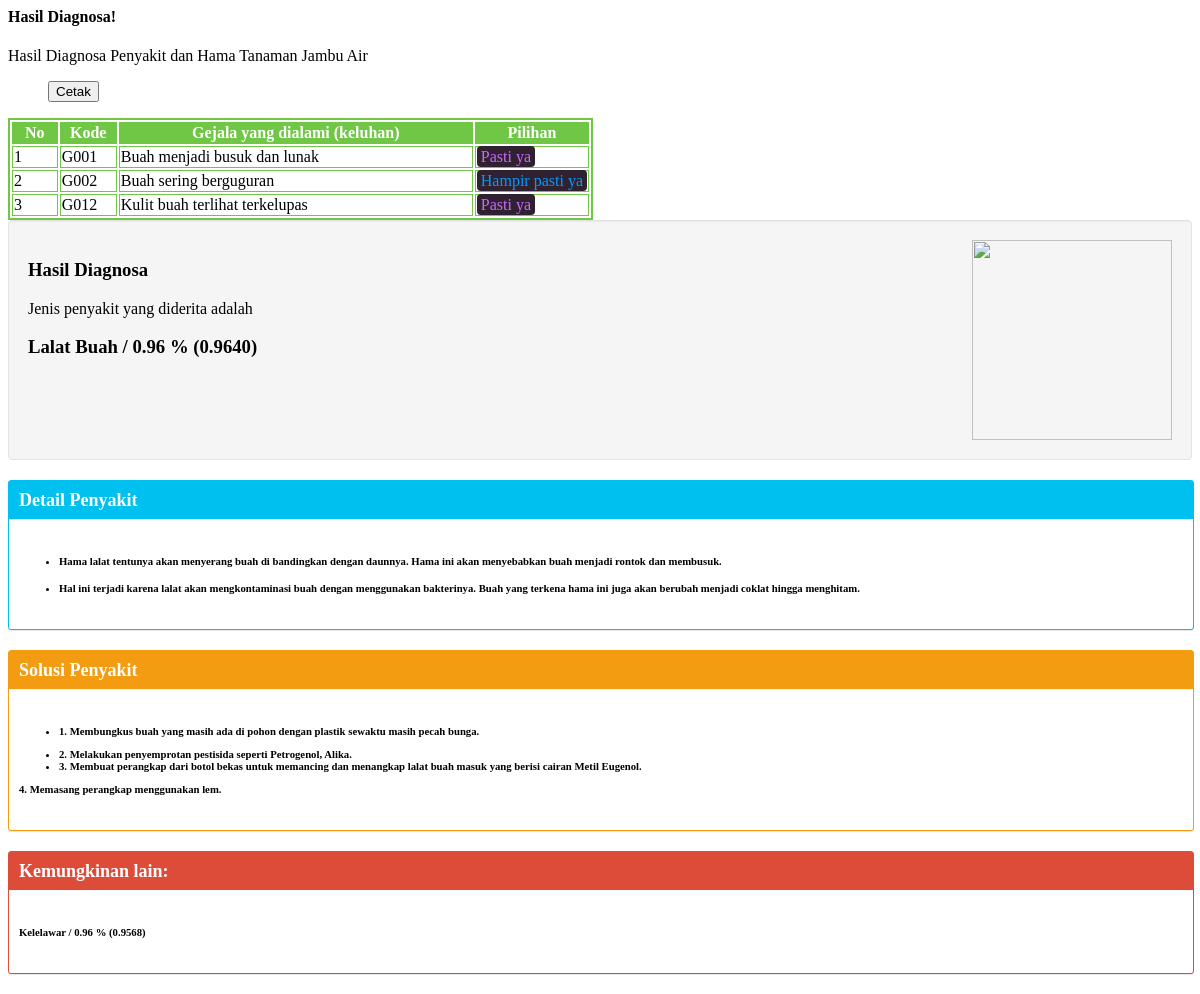
The app's page /modul/riwayat/detail.php?id=12 with its own data.
### tables this page shows
CREATE TABLE `gejala` (
  `kode_gejala` int(11) NOT NULL,
  `nama_gejala` varchar(255) NOT NULL
);

CREATE TABLE `hasil` (
  `id_hasil` int(11) NOT NULL,
  `tanggal` varchar(50) NOT NULL DEFAULT '0',
  `penyakit` text NOT NULL,
  `gejala` text NOT NULL,
  `hasil_id` int(11) NOT NULL,
  `hasil_nilai` varchar(16) NOT NULL
);

### modul/riwayat/detail.php (the view, shortened to what this page needs)
<?php
if ($_GET['id']) {
  $arcolor = array('#ffffff', '#cc66ff', '#019AFF', '#00CBFD', '#00FEFE', '#A4F804', '#FFFC00', '#FDCD01', '#FD9A01', '#FB6700');
  $argejala = array();
  $sqlkondisi = mysql_query("SELECT * FROM kondisi order by id+0");
  while ($rkondisi = mysql_fetch_array($sqlkondisi)) {
    $arkondisitext[$rkondisi['id']] = $rkondisi['kondisi'];
  }
  $sqlpkt = mysql_query("SELECT * FROM penyakit order by kode_penyakit+0");
  while ($rpkt = mysql_fetch_array($sqlpkt)) {
    $arpkt[$rpkt['kode_penyakit']] = $rpkt['nama_penyakit'];
    $ardpkt[$rpkt['kode_penyakit']] = $rpkt['det_penyakit'];
    $arspkt[$rpkt['kode_penyakit']] = $rpkt['srn_penyakit'];
    $argpkt[$rpkt['kode_penyakit']] = $rpkt['gambar'];
  }
  $sqlhasil = mysql_query("SELECT * FROM hasil where id_hasil=" . $_GET['id']);
  while ($rhasil = mysql_fetch_array($sqlhasil)) {
    $arpenyakit = unserialize($rhasil['penyakit']);
    $argejala = unserialize($rhasil['gejala']);
  }
  echo "
  <div class='container-fluid'>
    <div class='row page-titles mx-0'>
      <div class='col-sm-6 p-md-0'>
        <div class='welcome-text'>
          <h4>Hasil Diagnosa!</h4>
          <span class='ml-0'>Hasil Diagnosa Penyakit dan Hama Tanaman Jambu Air</span>
        </div>
      </div>
      <div class='col-sm-6 p-md-0 justify-content-sm-end mt-2 mt-sm-0 d-flex'>
        <ol class='breadcrumb'>
          <button type='button' class='btn mb-1 btn-success text-white' onClick='window.print();' data-toggle='tooltip' data-placement='right' title='Klik tombol ini untuk mencetak hasil diagnosa'>
          <i class='fa fa-print'></i> Cetak</button>
        </ol>
      </div>
    </div>
    <div class='row'>
      <div class='col-12'>
        <div class='card'>
          <div class='card-body'>
            <table class='table table-bordered table-striped konsul'>
              <tr>
                <th width=8%>No</th>
                <th width=10%>Kode</th>
                <th>Gejala yang dialami (keluhan)</th>
                <th width=20%>Pilihan</th>
              </tr>";
      $ig = 0;
      foreach ($argejala as $key => $value) {
        $kondisi = $value;
        $ig++;
        $sql4 = mysql_query("SELECT * FROM gejala where kode_gejala = '$key'");
        $r4 = mysql_fetch_array($sql4);
        echo '<tr><td>' . $ig . '</td>';
        echo '<td>G' . str_pad($r4[kode_gejala], 3, '0', STR_PAD_LEFT) . '</td>';
        echo '<td><span class="hasil text text-primary">' . $r4[nama_gejala] . "</span></td>";
        echo '<td><span class="kondisipilih" style="color:' . $arcolor[$kondisi] . '">' . $arkondisitext[$kondisi] . "</span></td></tr>";
      }
      $np = 0;
      foreach ($arpenyakit as $key => $value) {
        $np++;
        $idpkt[$np] = $key;
        $nmpkt[$np] = $arpkt[$key];
        $vlpkt[$np] = $value;
      }
      if ($argpkt[$idpkt[1]]) {
        $gambar = 'assets/images/penyakit/' . $argpkt[$idpkt[1]];
      } else {
        $gambar = 'assets/images/noimage.png';
      }
    echo "  </table>
            <div class='well well-small'>
              <img style='float:right; margin-left:15px;' src='" . $gambar . "' height=200><h3><b>Hasil Diagnosa</b></h3>";
    echo "    <div class='callout callout-default'>Jenis penyakit yang diderita adalah <b>
                <h3 class='text text-success'>" . $nmpkt[1] . "</b> / " . round($vlpkt[1], 2) . " % (" . $vlpkt[1] . ")<br></h3>";
    echo "    </div>
            </div>
            <div class='box box-info box-solid'>
              <div class='box-header with-border'>
                <h4 class='box-title text-white'>Detail Penyakit</h4>
              </div>
              <div class='box-body'>
                <h6>";
    echo          $ardpkt[$idpkt[1]];
    echo "      </h6>
              </div>
            </div>
            <div class='box box-warning box-solid'>
              <div class='box-header with-border'>
                <h4 class='box-title text-white'>Solusi Penyakit</h4>
              </div>
              <div class='box-body'>
                <h6>";
    echo          $arspkt[$idpkt[1]];
    echo "      </h6>
              </div>
            </div>
            <div class='box box-danger box-solid'>
              <div class='box-header with-border'>
                <h4 class='box-title text-white'>Kemungkinan lain:</h4>
              </div>
              <div class='box-body'>";
                for ($ipl = 2; $ipl < count($idpkt); $ipl++) {
    echo "      <h6><i class='fa fa-bug'></i> " . $nmpkt[$ipl] . "</b> / " . round($vlpkt[$ipl], 2) . " % (" . $vlpkt[$ipl] . ")<br></h6>";
      }
    echo "    </div>
            </div>
    		  </div>
        </div>
      </div>
    </div>
  </div>";
}
?>

### modul/riwayat/detail.php (style rules this page uses)
table.konsul th { background-color: #70c745; color: #fff; }
table.konsul { border: 2px solid #70c745; }
table.table-bordered.konsul th { border: 1px solid #70c745; }
table.table-bordered.konsul td { border: 1px solid #70c745; }
span.kondisipilih { background-color: #2f2130; padding: 2px 4px; border-radius: 4px; }
.well { overflow: hidden; }
.well { min-height: 20px; padding: 19px; margin-bottom: 20px; background-color: #f5f5f5; border: 1px solid #e3e3e3; border-radius: 4px; -webkit-box-shadow: inset 0 1px 1px rgb(0 0 0 / 5%); box-shadow: inset 0 1px 1px rgb(0 0 0 / 5%); }
.box { position: relative; border-radius: 3px; background: #ffffff; border-top: 3px solid #d2d6de; margin-bottom: 20px; width: 100%; box-shadow: 0 1px 1px rgb(0 0 0 / 10%); }
.box.box-solid.box-info { border: 1px solid #00c0ef; }
.box.box-solid.box-warning { border: 1px solid #f39c12; }
.box.box-solid.box-danger { border: 1px solid #dd4b39; }
.box.box-solid.box-info>.box-header { color: #fff; background: #00c0ef; background-color: #00c0ef; }
.box.box-solid.box-warning>.box-header { color: #fff; background: #f39c12; background-color: #f39c12; }
.box.box-solid.box-danger>.box-header { color: #fff; background: #dd4b39; background-color: #dd4b39; }
.box-header.with-border { border-bottom: 1px solid #f4f4f4; }
.box-header { color: #444; display: block; padding: 10px; position: relative; }
.box-header>.fa, .box-header>.glyphicon, .box-header>.ion, .box-header .box-title { display: inline-block; font-size: 18px; margin: 0; line-height: 1; }
.box-body { border-top-left-radius: 0; border-top-right-radius: 0; border-bottom-right-radius: 3px; border-bottom-left-radius: 3px; padding: 10px; }

### records on screen
gejala: kode_gejala "001", nama_gejala "Buah menjadi busuk dan lunak"
hasil: gejala "Pasti ya", gejala "Hampir pasti ya"
gejala: kode_gejala "002", nama_gejala "Buah sering berguguran"
gejala: kode_gejala "012", nama_gejala "Kulit buah terlihat terkelupas"

### other values on screen
$nmpkt[1] "Lalat Buah"
$vlpkt[1] "0.96"
$vlpkt[1] "0.9640"
$nmpkt[$ipl] "Kelelawar"
$vlpkt[$ipl] "0.96"
$vlpkt[$ipl] "0.9568"
